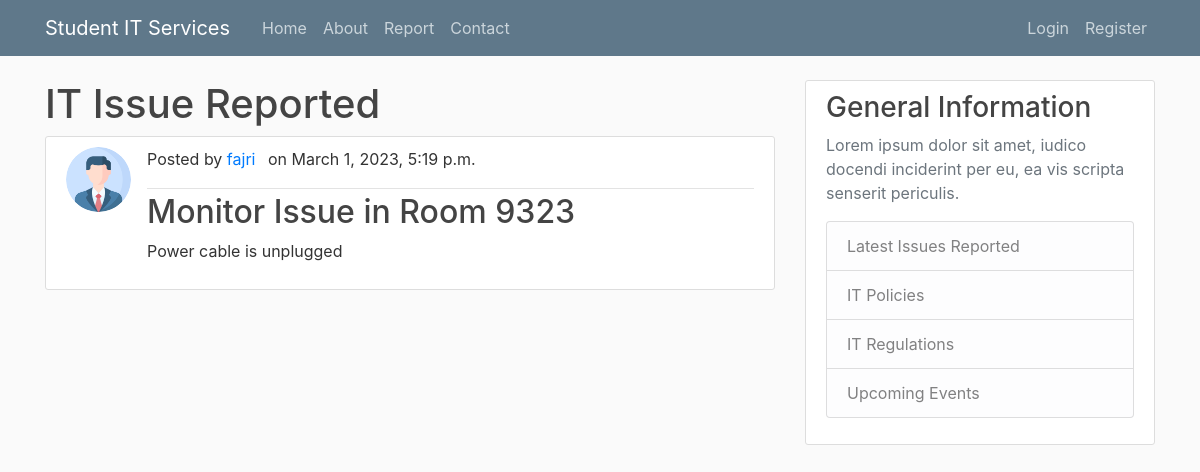
Page /issue/3 on the committed database.
### itreporting/models.py (models this page shows, shortened)
class Issue(models.Model):
    type = models.CharField(max_length = 100)
    room = models.CharField(max_length = 100)
    details = models.TextField()
    date_submitted = models.DateTimeField(default = timezone.now)
    author = models.ForeignKey(User, on_delete = models.CASCADE)

### users/models.py (models this page shows, shortened)
class Profile(models.Model):
    user = models.OneToOneField(User, on_delete = models.CASCADE)
    image = models.ImageField(default = 'default.png', upload_to = 'profile_pics')

### itreporting/views.py (the view)
# urls.py: path('issue/<int:pk>', PostDetailView.as_view(), name='issue-detail'),
class PostDetailView(DetailView):
    model = Issue

### itreporting/templates/itreporting/issue_detail.html (shortened to what this page needs)
{% extends "itreporting/base.html" %}
{% block content %}<h1>IT Issue Reported</h1>
<article class="media content-section">
    <img class="rounded-circle article-img" src="{{object.author.profile.image.url}}"/>
    <div class="media-body">
        <div class="article-metadata">
            <p class="mr-2">Posted by <a class="mr-2" href="{% url 'user-issues' object.author.username %}">{{object.author}}</a> on {{object.date_submitted}}</p>
        </div>
        <h2 class="article-title">{{object.type}} Issue in Room {{object.room}}</h2>
        <p class="article-content">{{object.details}}</p>
    </div>
</article>{% endblock %}

### itreporting/static/css/styles.css (style rules this page uses)
body { background: #fafafa; color: #333333; margin-top: 5rem; }
h1, h2, h3, h4, h5, h6 { color: #444444; }
.content-section { background: #ffffff; padding: 10px 20px; border: 1px solid #dddddd; border-radius: 3px; margin-bottom: 20px; }
.article-title { color: #444444; }
.article-content { white-space: pre-line; }
.article-img { height: 65px; width: 65px; margin-right: 16px; }
.article-metadata { padding-bottom: 1px; margin-bottom: 4px; border-bottom: 1px solid #e3e3e3 }

### rows in the picture
Issue: author.profile.image (picture), author "fajri", date_submitted "March 1, 2023, 5:19 p.m.", type "Monitor", room "9323", details "Power cable is unplugged"
